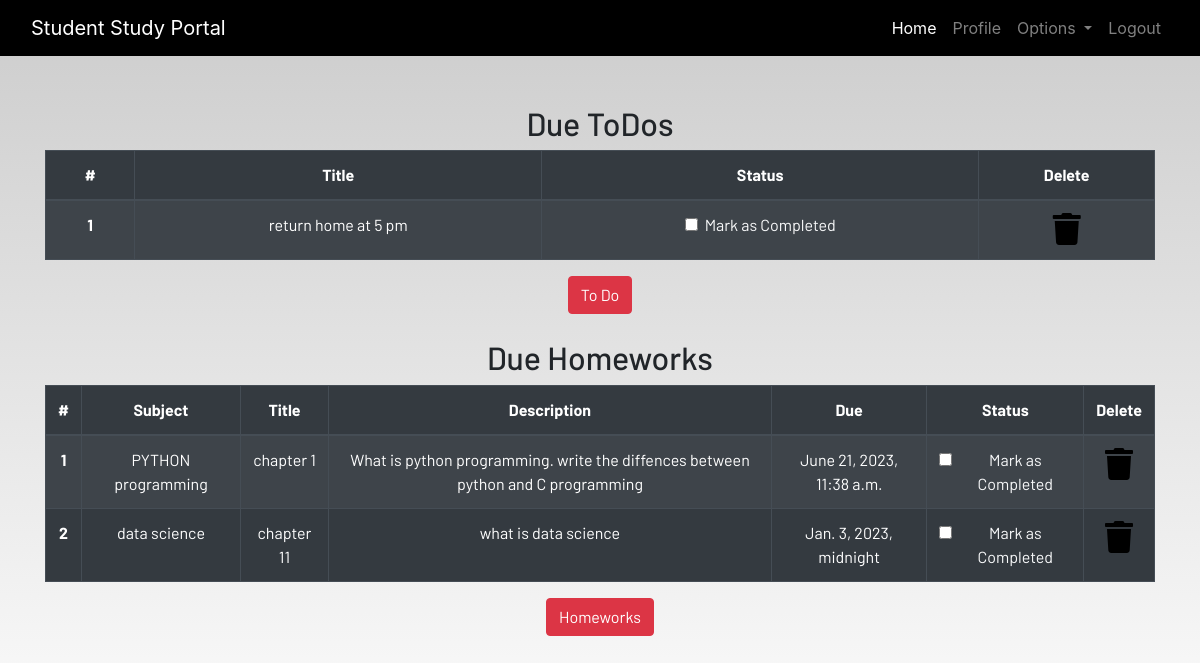
/profile/ (signed in), run on the app's committed database.
### dashboard/models.py (models this page shows, shortened)
class Todo(models.Model):
    user=models.ForeignKey(User, on_delete=models.CASCADE)
    title=models.CharField(max_length=100)
    is_finished=models.BooleanField(default=False)

class Homework(models.Model):
    user=models.ForeignKey(User, on_delete=models.CASCADE)
    subject=models.CharField(max_length=50)
    title=models.CharField(max_length=100)
    description=models.TextField()
    due=models.DateTimeField()
    is_finished=models.BooleanField(default=False)

### dashboard/views.py (the view)
# urls.py: path('profile/', views.profile, name="profile"),
def profile(request):
    homeworks = Homework.objects.filter(is_finished=False, user=request.user)
    todos = Todo.objects.filter(is_finished=False, user=request.user)
    if len(homeworks) == 0:
        homework_done = True
    else:
        homework_done = False
    if len(todos) == 0:
        todos_done = True
    else:
        todos_done = False
    context = {
        "homeworks": homeworks,
        "todos": todos,
        "homework_done": homework_done,
        "todos_done": todos_done,
    }
    return render(request, "dashboard/profile.html", context)

### dashboard/templates/dashboard/profile.html
{% extends 'dashboard/base.html' %}
{% load static %}
{% load crispy_forms_tags%}
{% block content %}
<section class="text-center">
    <div class="container">
        {% if not todos_done %}
        <h2>Due ToDos</h2>
        <table class="table table-striped table-bordered table-hover table-dark">
            <thead>
                <tr>
                    <th scope="col">#</th>
                    <th scope="col">Title</th>
                    <th scope="col">Status</th>
                    <th scope="col">Delete</th>
                </tr>
            </thead>
            <tbody>
                {% for todo in todos %}
                <tr>
                    <th scope="row">{{forloop.counter}}</th>
                    <td>{{todo.title}}</td>
                    <td>
                        <a href="{% url 'update-todo' todo.id %}">
                            <div class="form-check">
                                {% if todo.is_finished == True %}
                                <input class="form-check-input" type="checkbox" value="" checked>
                                {% else %}
                                <input class="form-check-input" type="checkbox" value="">
                                {% endif %}
                                <label class="form-check-label text-light" for="flexCheckDefault">
                                    Mark as Completed
                                </label>
                            </div>
                        </a>
                    </td>
                    <td><a href="{% url 'delete-todo' todo.id %}"><i class="fa fa-trash fa-2x"></i></a></td>
                </tr>
                {% endfor %}
            </tbody>
        </table>
        {% else %}
        <h3>All To dos are completed!!!!</h3>
        {% endif %}
        <a href="{% url 'todo' %}" class="btn btn-danger">To Do</a>
        <br><br>
        {% if not homework_done %}
        <h2>Due Homeworks</h2>
        <table class="table table-striped table-bordered table-hover table-dark">
            <thead>
                <tr>
                    <th scope="col">#</th>
                    <th scope="col">Subject</th>
                    <th scope="col">Title</th>
                    <th scope="col">Description</th>
                    <th scope="col">Due</th>
                    <th scope="col">Status</th>
                    <th scope="col">Delete</th>
                </tr>
            </thead>
            <tbody>
                {% for homework in homeworks %}
                <tr>
                    <th scope="row">{{forloop.counter}}</th>
                    <td>{{homework.subject}}</td>
                    <td>{{homework.title}}</td>
                    <td>{{homework.description}}</td>
                    <td>{{homework.due}}</td>
                    <td>
                        <a href="{% url 'update-homework' homework.id %}">
                            <div class="form-check">
                                {% if homework.is_finished == True %}
                                <input class="form-check-input" type="checkbox" value="" checked>
                                {% else %}
                                <input class="form-check-input" type="checkbox" value="">
                                {% endif %}
                                <label class="form-check-label text-light" for="flexCheckDefault">
                                    Mark as Completed
                                </label>
                            </div>
                        </a>
                    </td>
                    <td><a href="{% url 'delete-homework' homework.id %}"><i class="fa fa-trash fa-2x"></i></a></td>
                </tr>
                {% endfor %}
            </tbody>
        </table>
        {% else %}
        <h3>All To homeworks are completed!!!!</h3>
        {% endif %}
        <a href="{% url 'homework' %}" class="btn btn-danger">Homeworks</a>
    </div>
</section>
{% endblock content %}

### static/css/main.css (style rules this page uses)
html { scroll-behavior: smooth; height: 100%; width: 100%; }
a { text-decoration: none !important; color: black; }
html, body { max-width: 100%; overflow-x: hidden; height: 100%; width: 100%; }
body { background: linear-gradient(rgba(0, 0, 0, 0.2), rgba(255, 255, 255, 0.5)); overflow-x: hidden; background-repeat: no-repeat; }
.fa { color: black; }

### data on the page
Todo: title "return home at 5 pm"
Homework: subject "PYTHON programming", title "chapter 1", description "What is python programming. write the diffences between python and C programming", due "June 21, 2023, 11:38 a.m."
Homework: subject "data science", title "chapter 11", description "what is data science", due "Jan. 3, 2023, midnight"
